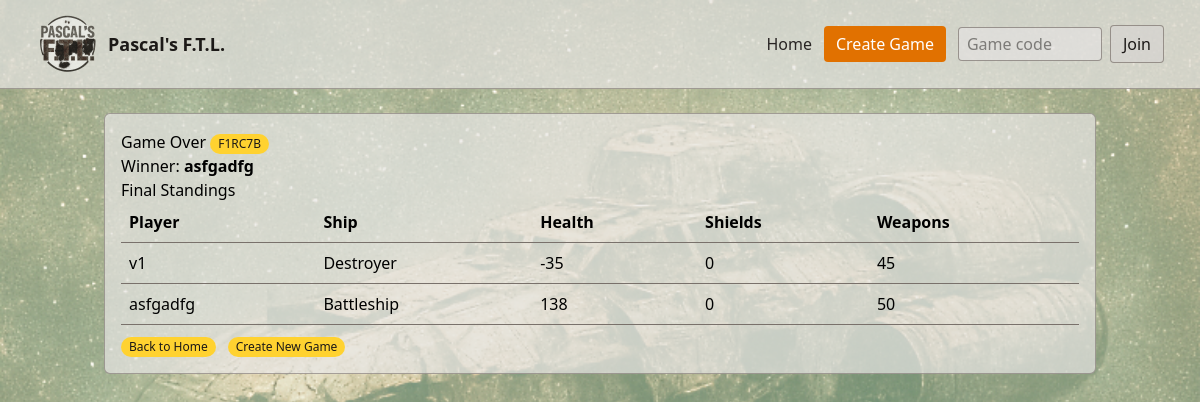
The page /game_over/F1RC7B on the database its author committed.
### app/models.py (models this page shows)
class Game(Base):
    __tablename__ = "games"
    id: Mapped[int] = mapped_column(Integer, primary_key=True)
    code: Mapped[str] = mapped_column(String(12), unique=True, index=True)
    max_players: Mapped[int] = mapped_column(Integer, default=2)
    status: Mapped[str] = mapped_column(String(16), default=GameStatusEnum.WAITING)
    created_at: Mapped[datetime] = mapped_column(DateTime, default=datetime.utcnow)
    started_at: Mapped[Optional[datetime]] = mapped_column(DateTime, nullable=True)
    completed_at: Mapped[Optional[datetime]] = mapped_column(DateTime, nullable=True)
    winner_name: Mapped[Optional[str]] = mapped_column(String(100), nullable=True)
    players: Mapped[list["GamePlayer"]] = relationship(back_populates="game", cascade="all, delete-orphan")

class GamePlayer(Base):
    __tablename__ = "game_players"
    __table_args__ = (
        UniqueConstraint("game_id", "name", name="uq_game_player_name"),
    )
    id: Mapped[int] = mapped_column(Integer, primary_key=True)
    game_id: Mapped[int] = mapped_column(ForeignKey("games.id"), index=True)
    name: Mapped[str] = mapped_column(String(100))
    tokens: Mapped[int] = mapped_column(Integer, default=100)
    ready: Mapped[bool] = mapped_column(Boolean, default=False)
    is_host: Mapped[bool] = mapped_column(Boolean, default=False)
    ship_type_id: Mapped[Optional[int]] = mapped_column(ForeignKey("ship_types.id"), nullable=True)
    ship_type: Mapped[Optional[ShipType]] = relationship()
    health: Mapped[int] = mapped_column(Integer, default=0)
    shields: Mapped[int] = mapped_column(Integer, default=0)
    power: Mapped[int] = mapped_column(Integer, default=0)
    speed: Mapped[int] = mapped_column(Integer, default=0)
    fuel: Mapped[int] = mapped_column(Integer, default=0)
    cargo_capacity: Mapped[int] = mapped_column(Integer, default=0)
    cargo_space: Mapped[int] = mapped_column(Integer, default=0)
    weapons: Mapped[int] = mapped_column(Integer, default=0)
    game: Mapped[Game] = relationship(back_populates="players")
    upgrades: Mapped[list["PlayerUpgrade"]] = relationship(back_populates="player", cascade="all, delete-orphan")

class ShipType(Base):
    __tablename__ = "ship_types"
    id: Mapped[int] = mapped_column(Integer, primary_key=True)
    name: Mapped[str] = mapped_column(String(100), unique=True, index=True)
    cost: Mapped[int] = mapped_column(Integer, default=50)
    base_health: Mapped[int] = mapped_column(Integer, default=100)
    base_shields: Mapped[int] = mapped_column(Integer, default=50)
    base_power: Mapped[int] = mapped_column(Integer, default=20)
    base_speed: Mapped[int] = mapped_column(Integer, default=20)
    base_fuel: Mapped[int] = mapped_column(Integer, default=100)
    base_cargo_capacity: Mapped[int] = mapped_column(Integer, default=10)
    base_weapons: Mapped[int] = mapped_column(Integer, default=20)
    base_crew: Mapped[int] = mapped_column(Integer, default=5)
    upgrades: Mapped[list["UpgradeType"]] = relationship(back_populates="ship_type")

### app/routers/pages.py (the view)
@router.get("/game_over/{code}", response_class=HTMLResponse)
async def game_over(request: Request, code: str, db: Session = Depends(get_db)) -> HTMLResponse:
    templates = _templates(request)
    game = _get_game(db, code)
    if game.status != GameStatusEnum.COMPLETED:
        return RedirectResponse(url=f"/game/{code}", status_code=303)
    return templates.TemplateResponse("game_over.html", {"request": request, "game": game})

### app/templates/game_over.html
{% extends "base.html" %}
{% block content %}
<div class="grid grid-cols-1 gap-4">
  <div>
    <div class="card">
      <h2>Game Over <span class="pill">{{ game.code }}</span></h2>
      <p>Winner: <strong>{{ game.winner_name or 'Unknown' }}</strong></p>
      <h3>Final Standings</h3>
      <table>
        <thead><tr><th>Player</th><th>Ship</th><th>Health</th><th>Shields</th><th>Weapons</th></tr></thead>
        <tbody>
          {% for p in game.players %}
          <tr>
            <td>{{ p.name }}</td>
            <td>{{ p.ship_type.name if p.ship_type else '—' }}</td>
            <td>{{ p.health }}</td>
            <td>{{ p.shields }}</td>
            <td>{{ p.weapons }}</td>
          </tr>
          {% endfor %}
        </tbody>
      </table>
      <div class="mt-3 flex gap-3">
        <a class="pill" href="/">Back to Home</a>
        <a class="pill" href="/create">Create New Game</a>
      </div>
    </div>
  </div>
</div>
{% endblock %}

### rows shown on the page
Game: code "F1RC7B", winner_name "asfgadfg"
GamePlayer: name "v1", ship_type "Destroyer", health "-35", shields "0", weapons "45"
GamePlayer: name "asfgadfg", ship_type "Battleship", health "138", shields "0", weapons "50"
